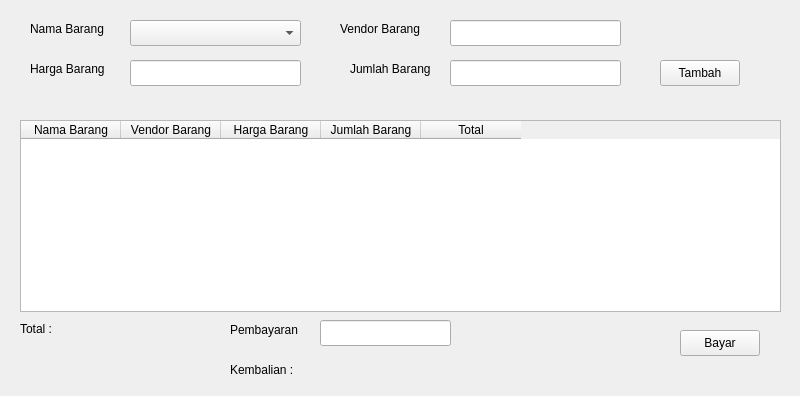
<?xml version="1.0" encoding="UTF-8"?>
<ui version="4.0">
 <class>Form</class>
 <widget class="QWidget" name="Form">
  <property name="geometry">
   <rect>
    <x>0</x>
    <y>0</y>
    <width>800</width>
    <height>396</height>
   </rect>
  </property>
  <property name="windowTitle">
   <string>Form</string>
  </property>
  <widget class="QLabel" name="label">
   <property name="geometry">
    <rect>
     <x>30</x>
     <y>20</y>
     <width>91</width>
     <height>18</height>
    </rect>
   </property>
   <property name="text">
    <string>Nama Barang</string>
   </property>
  </widget>
  <widget class="QLineEdit" name="lineEditVendor">
   <property name="geometry">
    <rect>
     <x>450</x>
     <y>20</y>
     <width>171</width>
     <height>26</height>
    </rect>
   </property>
  </widget>
  <widget class="QComboBox" name="comboBoxNamaBarang">
   <property name="geometry">
    <rect>
     <x>130</x>
     <y>20</y>
     <width>171</width>
     <height>26</height>
    </rect>
   </property>
  </widget>
  <widget class="QLabel" name="label_2">
   <property name="geometry">
    <rect>
     <x>30</x>
     <y>60</y>
     <width>91</width>
     <height>18</height>
    </rect>
   </property>
   <property name="text">
    <string>Harga Barang</string>
   </property>
  </widget>
  <widget class="QLabel" name="label_3">
   <property name="geometry">
    <rect>
     <x>340</x>
     <y>20</y>
     <width>91</width>
     <height>18</height>
    </rect>
   </property>
   <property name="text">
    <string>Vendor Barang</string>
   </property>
  </widget>
  <widget class="QLineEdit" name="lineEditHargaBarang">
   <property name="geometry">
    <rect>
     <x>130</x>
     <y>60</y>
     <width>171</width>
     <height>26</height>
    </rect>
   </property>
  </widget>
  <widget class="QLineEdit" name="lineEditJumlahBarang">
   <property name="geometry">
    <rect>
     <x>450</x>
     <y>60</y>
     <width>171</width>
     <height>26</height>
    </rect>
   </property>
  </widget>
  <widget class="QLabel" name="label_4">
   <property name="geometry">
    <rect>
     <x>350</x>
     <y>60</y>
     <width>91</width>
     <height>18</height>
    </rect>
   </property>
   <property name="text">
    <string>Jumlah Barang</string>
   </property>
  </widget>
  <widget class="QTableWidget" name="tableBarang">
   <property name="geometry">
    <rect>
     <x>20</x>
     <y>120</y>
     <width>761</width>
     <height>192</height>
    </rect>
   </property>
   <column>
    <property name="text">
     <string>Nama Barang</string>
    </property>
   </column>
   <column>
    <property name="text">
     <string>Vendor Barang</string>
    </property>
   </column>
   <column>
    <property name="text">
     <string>Harga Barang</string>
    </property>
   </column>
   <column>
    <property name="text">
     <string>Jumlah Barang</string>
    </property>
   </column>
   <column>
    <property name="text">
     <string>Total</string>
    </property>
   </column>
  </widget>
  <widget class="QLineEdit" name="lineEditBayar">
   <property name="geometry">
    <rect>
     <x>320</x>
     <y>320</y>
     <width>131</width>
     <height>26</height>
    </rect>
   </property>
  </widget>
  <widget class="QPushButton" name="pushButtonTambahTransaksi">
   <property name="geometry">
    <rect>
     <x>660</x>
     <y>60</y>
     <width>80</width>
     <height>26</height>
    </rect>
   </property>
   <property name="text">
    <string>Tambah</string>
   </property>
  </widget>
  <widget class="QLabel" name="label_5">
   <property name="geometry">
    <rect>
     <x>20</x>
     <y>320</y>
     <width>58</width>
     <height>18</height>
    </rect>
   </property>
   <property name="text">
    <string>Total :</string>
   </property>
  </widget>
  <widget class="QLabel" name="labelTotal">
   <property name="geometry">
    <rect>
     <x>60</x>
     <y>320</y>
     <width>311</width>
     <height>18</height>
    </rect>
   </property>
   <property name="text">
    <string/>
   </property>
  </widget>
  <widget class="QLabel" name="label_6">
   <property name="geometry">
    <rect>
     <x>230</x>
     <y>320</y>
     <width>81</width>
     <height>20</height>
    </rect>
   </property>
   <property name="text">
    <string>Pembayaran</string>
   </property>
  </widget>
  <widget class="QLabel" name="label_7">
   <property name="geometry">
    <rect>
     <x>230</x>
     <y>360</y>
     <width>101</width>
     <height>20</height>
    </rect>
   </property>
   <property name="text">
    <string>Kembalian :</string>
   </property>
  </widget>
  <widget class="QLabel" name="labelKembalian">
   <property name="geometry">
    <rect>
     <x>320</x>
     <y>360</y>
     <width>151</width>
     <height>18</height>
    </rect>
   </property>
   <property name="text">
    <string/>
   </property>
  </widget>
  <widget class="QPushButton" name="pushButtonBayar">
   <property name="geometry">
    <rect>
     <x>680</x>
     <y>330</y>
     <width>80</width>
     <height>26</height>
    </rect>
   </property>
   <property name="text">
    <string>Bayar</string>
   </property>
  </widget>
 </widget>
 <resources/>
 <connections/>
</ui>
